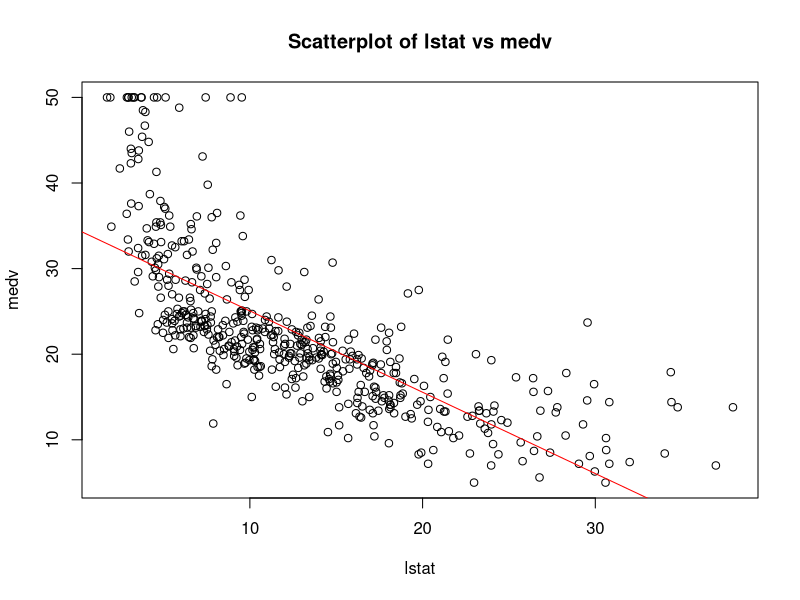
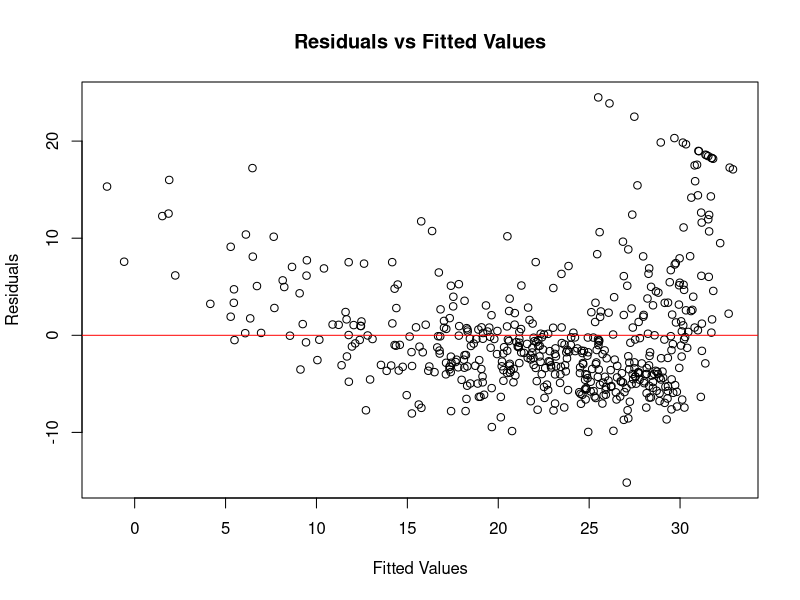
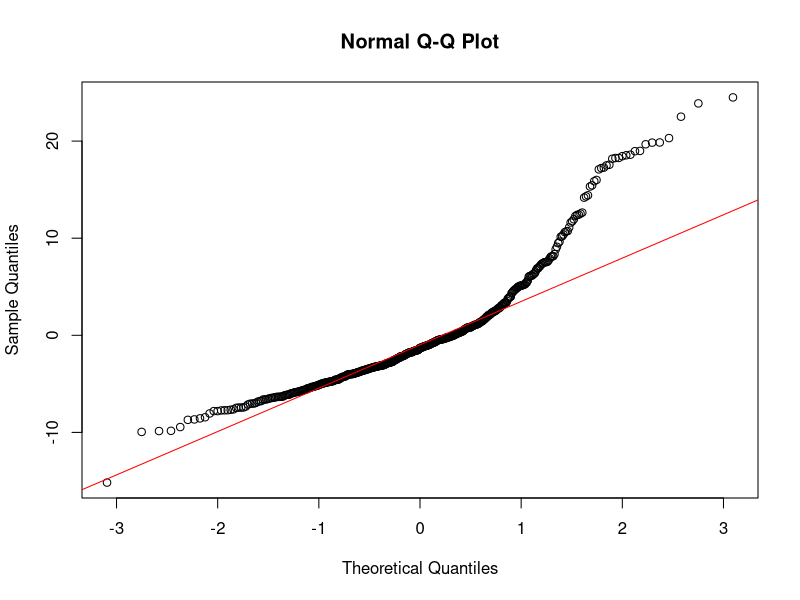

Here is the R script that generated these plots, in order:
#Lab sheet 03

#Part1

library(MASS)
data("Boston")
View(Boston)

#Simple Linear Regression 
fit1 = lm(medv~lstat, data= Boston)
summary(fit1)

#Multiple Linear Regression 
fit2 = lm(medv~lstat+black, data = Boston)
summary(fit2)

fit3 = lm(medv~.,data=Boston)
summary(fit3)

fit4 = lm(medv~.-indus, data = Boston)
summary(fit4)

#Splitting Data for Training and Testing 
trainID = sample(1:nrow(Boston), round(0.8 * nrow(Boston))) 
train = Boston[trainID, ] 
test = Boston[-trainID, ] 

#Model Training and Predictions 
fit = lm(medv ~ ., data = train) 
summary(fit) 

y_pred = predict(fit, test) 
y_actual = test$medv 

MSE = mean((y_actual - y_pred)^2) 
RMSE = sqrt(MSE) 
MSE
RMSE

#Handling Dummy Variables 
install.packages("pROC")
library(pROC) 
data("aSAH") 
aSAH$outcome = factor(aSAH$outcome) 
aSAH$gender = factor(aSAH$gender) 
contrasts(aSAH$gender) 

#Model
fit = lm(ndka ~ s100b + outcome + gender, data = aSAH) 
summary(fit) 

#Part 02 
#Assumption 1: Linearity 

plot(Boston$lstat, Boston$medv, main = "Scatterplot of lstat vs medv", 
     xlab = "lstat", ylab = "medv") 
abline(lm(medv ~ lstat, data = Boston), col = "red")

#Assumption 2: Independence 
library(lmtest) 
dwtest(lm(medv ~ lstat, data = Boston)) 

#Assumption 3: Homoscedasticity 
fit = lm(medv ~ lstat, data = Boston) 
plot(fitted(fit), residuals(fit), main = "Residuals vs Fitted Values", 
     xlab = "Fitted Values", ylab = "Residuals") 
abline(h = 0, col = "red")

#Assumption 4: Normality of Residuals 
qqnorm(residuals(fit), main = "Normal Q-Q Plot") 
qqline(residuals(fit), col = "red")

#Additional Test 
shapiro.test(residuals(fit)) 

#Assumption 5: No Multicollinearity 
library(car) 
vif(lm(medv ~ ., data = Boston)) 
